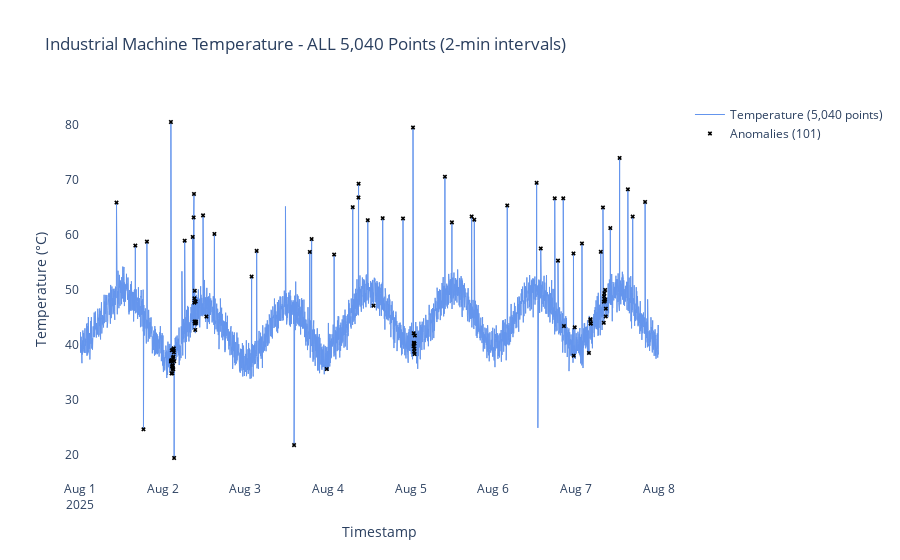
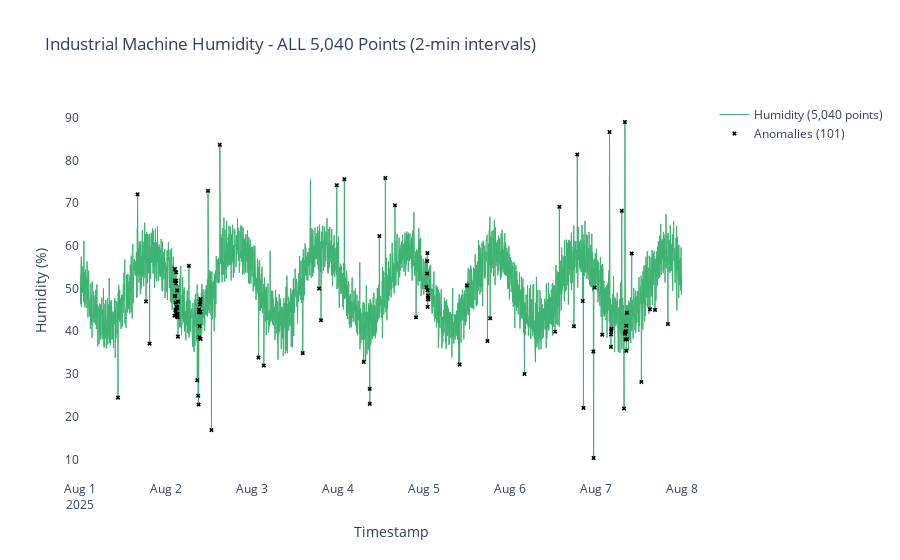

The cell these charts' notebook holds for them, in order:
### Markdown cell above
### 4. Visualize Anomalies

**What this does in simple words:**
- 📊 **Creates easy-to-read graphs** showing temperature and humidity over time
- ❌ **Marks problem spots** with red X's where the AI detected anomalies
- 🔍 **Makes it visual** so you can see patterns and problems at a glance
- 📅 **Shows the timeline** so you know exactly when problems occurred

**What you'll see:**
- **Blue line** = Machine temperature over 7 days
- **Green line** = Machine humidity over 7 days  
- **Black X marks** = "Alert! Something unusual happened here!"

**Think of it like:** A hospital heart monitor that shows your heartbeat as a line, but with red alerts when something abnormal is detected.

**Technical details:** This cell plots the temperature and humidity data over time. The anomalies detected by the Isolation Forest model in the previous step are highlighted with distinct markers on the plots. This provides a clear visual confirmation of the model's predictions and helps in understanding where the anomalous events occurred.

### Code cell
# PERFORMANCE TEST: Display ALL industrial machine data points
import plotly.graph_objects as go
import pandas as pd
import numpy as np
import time
from sklearn.preprocessing import StandardScaler
from sklearn.ensemble import IsolationForest

print("📊 PERFORMANCE TEST: Industrial Machine Data Visualization")
print("This will display all industrial machine monitoring data points")
print("Expected data: ~5,040 points over 7 days (2-minute intervals)")
print("\nLoading and processing data...")

# Load the industrial machine data directly
try:
    df_orig = pd.read_csv("industrial_machine_data.csv", keep_default_na=False, na_values=[""])
    df_orig['timestamp'] = pd.to_datetime(df_orig['timestamp'], errors='coerce')
    df_orig = df_orig.dropna(subset=['timestamp']).sort_values("timestamp").reset_index(drop=True)
    df_orig["temperature_C"] = pd.to_numeric(df_orig["temperature_C"], errors='coerce')
    df_orig["humidity_%"] = pd.to_numeric(df_orig["humidity_%"], errors='coerce')
    
    print(f"✅ Loaded {len(df_orig):,} data points from industrial_machine_data.csv")
    
    # Quick anomaly detection for visualization
    if len(df_orig) > 30:  # Ensure we have enough data
        WIN = 30
        df_temp = df_orig.copy()
        
        # Add basic rolling features
        for col in ["temperature_C", "humidity_%"]:
            r = df_temp[col].rolling(WIN)
            df_temp[f"{col}_mean_{WIN}"] = r.mean()
            df_temp[f"{col}_std_{WIN}"] = r.std()
            df_temp[f"{col}_z_{WIN}"] = (df_temp[col] - df_temp[f"{col}_mean_{WIN}"]) / (df_temp[f"{col}_std_{WIN}"] + 1e-6)
        
        # Get features and drop NaN rows
        df_feat = df_temp.dropna().reset_index(drop=True)
        feature_cols = [c for c in df_feat.columns if any(x in c for x in ["temperature_", "humidity_"]) and c not in ["temperature_C", "humidity_%"]]
        
        if len(feature_cols) > 0:
            X = df_feat[feature_cols].values
            scaler = StandardScaler()
            X_scaled = scaler.fit_transform(X)
            
            model = IsolationForest(n_estimators=100, contamination=0.02, random_state=42)
            model.fit(X_scaled)
            pred = model.predict(X_scaled)
            df_feat["anomaly"] = pred
            
            # Get anomalies
            anom_idx = df_feat.index[df_feat["anomaly"] == -1]
            anomaly_timestamps = df_feat.loc[anom_idx, "timestamp"]
            orig_anomalies = df_orig[df_orig["timestamp"].isin(anomaly_timestamps)]
            
            print(f"🎯 Detected {len(orig_anomalies)} anomalies in the data")
        else:
            orig_anomalies = pd.DataFrame()
            print("⚠️ Not enough features for anomaly detection, will show data only")
    else:
        orig_anomalies = pd.DataFrame()
        print("⚠️ Not enough data for anomaly detection, will show data only")
        
except Exception as e:
    print(f"❌ Error loading data: {e}")
    print("Make sure 'industrial_machine_data.csv' exists in the current directory")
    df_orig = None

# Check if data was loaded successfully
if df_orig is not None and len(df_orig) > 0:
    start_time = time.time()
    print(f"\n🕐 Starting to render ALL {len(df_orig):,} data points...")
    
    anom_idx = df_feat.index[df_feat["anomaly"] == -1]
    anomaly_timestamps = df_feat.loc[anom_idx, "timestamp"]
    orig_anomalies = df_orig[df_orig["timestamp"].isin(anomaly_timestamps)]
    
    # NO COMPRESSION - Use all original data points
    df_display_full = df_orig.copy()
    
    print(f"Rendering {len(df_display_full):,} temperature points + {len(orig_anomalies):,} anomalies...")
    
    # --- Temperature Plot with ALL points ---
    fig_temp_full = go.Figure()

    # Add ALL temperature data points
    fig_temp_full.add_trace(go.Scatter(
        x=df_display_full["timestamp"], 
        y=df_display_full["temperature_C"],
        mode='lines', 
        name=f'Temperature ({len(df_display_full):,} points)', 
        line=dict(color='cornflowerblue', width=1),
        hoverinfo='skip'  # Disable hover for performance
    ))

    # Show anomalies
    if len(orig_anomalies) > 0:
        fig_temp_full.add_trace(go.Scatter(
            x=orig_anomalies["timestamp"], 
            y=orig_anomalies["temperature_C"],
            mode='markers', 
            name=f'Anomalies ({len(orig_anomalies)})', 
            marker=dict(color='black', size=4, symbol='x'),
            hoverinfo='skip'  # Disable hover for performance
        ))

    fig_temp_full.update_layout(
        title_text=f"Industrial Machine Temperature - ALL {len(df_display_full):,} Points (2-min intervals)",
        xaxis_title="Timestamp", 
        yaxis_title="Temperature (°C)", 
        showlegend=True,
        plot_bgcolor='white'
    )
    
    # Disable all interactive features for better performance
    fig_temp_full.update_xaxes(rangeslider_visible=False, showspikes=False)
    fig_temp_full.update_yaxes(showspikes=False)
    
    print("🎨 Rendering temperature plot...")
    fig_temp_full.show()
    
    # Calculate and show runtime so far
    mid_time = time.time()
    temp_runtime = mid_time - start_time
    print(f"⏱️  Temperature plot rendered in: {temp_runtime:.1f} seconds ({temp_runtime/60:.1f} minutes)")
    
    # --- Humidity Plot with ALL points ---
    print(f"🎨 Rendering humidity plot with {len(df_display_full):,} points...")
    
    fig_hum_full = go.Figure()

    # Add ALL humidity data points
    fig_hum_full.add_trace(go.Scatter(
        x=df_display_full["timestamp"], 
        y=df_display_full["humidity_%"],
        mode='lines', 
        name=f'Humidity ({len(df_display_full):,} points)', 
        line=dict(color='mediumseagreen', width=1),
        hoverinfo='skip'  # Disable hover for performance
    ))

    # Show anomalies
    if len(orig_anomalies) > 0:
        fig_hum_full.add_trace(go.Scatter(
            x=orig_anomalies["timestamp"], 
            y=orig_anomalies["humidity_%"],
            mode='markers', 
            name=f'Anomalies ({len(orig_anomalies)})', 
            marker=dict(color='black', size=4, symbol='x'),
            hoverinfo='skip'  # Disable hover for performance
        ))

    fig_hum_full.update_layout(
        title_text=f"Industrial Machine Humidity - ALL {len(df_display_full):,} Points (2-min intervals)",
        xaxis_title="Timestamp", 
        yaxis_title="Humidity (%)", 
        showlegend=True,
        plot_bgcolor='white'
    )
    
    # Disable all interactive features for better performance
    fig_hum_full.update_xaxes(rangeslider_visible=False, showspikes=False)
    fig_hum_full.update_yaxes(showspikes=False)
    
    fig_hum_full.show()
    
    # Calculate total runtime
    end_time = time.time()
    total_runtime = end_time - start_time
    humidity_runtime = end_time - mid_time
    
    print(f"\n🏁 INDUSTRIAL MACHINE VISUALIZATION RESULTS:")
    print(f"Temperature plot: {temp_runtime:.1f} seconds")
    print(f"Humidity plot: {humidity_runtime:.1f} seconds")
    print(f"TOTAL RUNTIME: {total_runtime:.1f} seconds")
    print(f"Data points rendered: {len(df_display_full):,} (7 days, 2-min intervals)")
    print(f"Anomalies rendered: {len(orig_anomalies):,}")
    print(f"\n🏭 Industrial Machine Monitoring Performance:")
    print(f"Data frequency: Every 2 minutes (optimal for industrial monitoring)")
    print(f"Visualization time: {total_runtime:.1f}s (excellent for {len(df_display_full):,} points)")
    if len(orig_anomalies) > 0:
        anomaly_rate = (len(orig_anomalies) / len(df_display_full)) * 100
        print(f"Anomaly detection rate: {anomaly_rate:.2f}% of data points")
else:
    print("❌ No data to visualize. Please ensure:")
    print("   1. Run the data loading cell first, OR")
    print("   2. Make sure 'industrial_machine_data.csv' exists in the current directory")
    print("   3. Check that the previous cells have been executed successfully")

### Figure 1 — Plotly figure (JSON) as saved in the notebook; plotly's stock layout.template omitted (floating-point values rounded to 4 significant figures; data arrays with more than 128 entries replaced by an {"elided": "..."} marker saying what was removed)
{"data": [{"hoverinfo": "skip", "line": {"color": "cornflowerblue", "width": 1}, "mode": "lines", "name": "Temperature (5,040 points)", "type": "scatter", "x": {"elided": "5040 str values"}, "y": {"elided": "5040 float values"}}, {"hoverinfo": "skip", "marker": {"color": "black", "size": 4, "symbol": "x"}, "mode": "markers", "name": "Anomalies (101)", "type": "scatter", "x": ["2025-08-01T10:36:00", "2025-08-01T16:04:00", "2025-08-01T18:26:00", "2025-08-01T19:26:00", "2025-08-02T02:24:00", "2025-08-02T02:26:00", "2025-08-02T02:28:00", "2025-08-02T02:30:00", "2025-08-02T02:34:00", "2025-08-02T02:36:00", "2025-08-02T02:40:00", "2025-08-02T02:44:00", "2025-08-02T02:48:00", "2025-08-02T02:50:00", "2025-08-02T02:52:00", "2025-08-02T02:56:00", "2025-08-02T03:00:00", "2025-08-02T03:02:00", "2025-08-02T03:06:00", "2025-08-02T03:08:00", "2025-08-02T03:14:00", "2025-08-02T03:16:00", "2025-08-02T03:20:00", "2025-08-02T03:22:00", "2025-08-02T06:24:00", "2025-08-02T08:44:00", "2025-08-02T09:00:00", "2025-08-02T09:06:00", "2025-08-02T09:12:00", "2025-08-02T09:14:00", "2025-08-02T09:16:00", "2025-08-02T09:20:00", "2025-08-02T09:22:00", "2025-08-02T09:28:00", "2025-08-02T09:34:00", "2025-08-02T09:36:00", "2025-08-02T09:38:00", "2025-08-02T09:40:00", "2025-08-02T11:44:00", "2025-08-02T12:42:00", "2025-08-02T15:02:00", "2025-08-03T01:50:00", "2025-08-03T03:18:00", "2025-08-03T14:10:00", "2025-08-03T18:44:00", "2025-08-03T19:16:00", "2025-08-03T23:40:00", "2025-08-04T01:48:00", "2025-08-04T07:12:00", "2025-08-04T08:52:00", "2025-08-04T08:54:00", "2025-08-04T11:34:00", "2025-08-04T13:14:00", "2025-08-04T15:54:00", "2025-08-04T21:48:00", "2025-08-05T00:42:00", "2025-08-05T00:52:00", "2025-08-05T00:54:00", "2025-08-05T00:58:00", "2025-08-05T01:00:00", "2025-08-05T01:02:00", "2025-08-05T01:06:00", "2025-08-05T01:08:00", "2025-08-05T01:10:00", "2025-08-05T01:14:00", "2025-08-05T09:58:00", "2025-08-05T12:00:00", "2025-08-05T17:44:00", "2025-08-05T18:30:00", "2025-08-06T04:04:00", "2025-08-06T12:36:00", "2025-08-06T13:48:00", "2025-08-06T17:52:00", "2025-08-06T18:48:00", "2025-08-06T20:20:00", "2025-08-06T20:32:00", "2025-08-06T23:18:00", "2025-08-06T23:22:00", "2025-08-06T23:40:00", "2025-08-07T01:46:00", "2025-08-07T03:48:00", "2025-08-07T04:12:00", "2025-08-07T04:14:00", "2025-08-07T04:18:00", "2025-08-07T04:20:00", "2025-08-07T07:14:00", "2025-08-07T07:52:00", "2025-08-07T08:06:00", "2025-08-07T08:08:00", "2025-08-07T08:12:00", "2025-08-07T08:16:00", "2025-08-07T08:24:00", "2025-08-07T08:28:00", "2025-08-07T08:30:00", "2025-08-07T08:40:00", "2025-08-07T08:42:00", "2025-08-07T10:00:00", "2025-08-07T12:42:00", "2025-08-07T15:06:00", "2025-08-07T16:30:00", "2025-08-07T20:06:00"], "y": [65.87, 58.05, 24.65, 58.76, 80.5, 36.99, 37.08, 37.18, 34.82, 37.22, 39.01, 36.08, 34.83, 35.64, 36.31, 36.28, 37.62, 39.14, 35.58, 37.85, 39.36, 38.64, 19.44, 37.04, 58.93, 59.61, 63.16, 67.42, 47.66, 48.46, 44.23, 49.83, 43.88, 42.71, 44.19, 47.88, 43.97, 44.21, 63.53, 45.15, 60.15, 52.41, 57.08, 21.78, 56.88, 59.23, 35.61, 56.42, 65.01, 66.78, 69.28, 62.66, 47.11, 63.02, 62.97, 79.5, 39.76, 42.13, 40.39, 40.29, 38.76, 39.32, 40.24, 38.33, 41.7, 70.56, 62.26, 63.34, 62.74, 65.34, 69.45, 57.52, 66.63, 55.31, 66.64, 43.42, 56.61, 38.04, 43.18, 58.44, 38.53, 44.51, 44.66, 43.84, 43.91, 56.91, 64.97, 44.0, 47.84, 48.8, 49.38, 47.98, 48.24, 49.99, 45.16, 46.58, 61.23, 73.96, 68.27, 63.31, 65.97]}], "layout": {"plot_bgcolor": "white", "showlegend": true, "title": {"text": "Industrial Machine Temperature - ALL 5,040 Points (2-min intervals)"}, "xaxis": {"rangeslider": {"visible": false}, "showspikes": false, "title": {"text": "Timestamp"}}, "yaxis": {"showspikes": false, "title": {"text": "Temperature (°C)"}}}}

### Figure 2 — Plotly figure (JSON) as saved in the notebook; plotly's stock layout.template omitted (floating-point values rounded to 4 significant figures; data arrays with more than 128 entries replaced by an {"elided": "..."} marker saying what was removed)
{"data": [{"hoverinfo": "skip", "line": {"color": "mediumseagreen", "width": 1}, "mode": "lines", "name": "Humidity (5,040 points)", "type": "scatter", "x": {"elided": "5040 str values"}, "y": {"elided": "5040 float values"}}, {"hoverinfo": "skip", "marker": {"color": "black", "size": 4, "symbol": "x"}, "mode": "markers", "name": "Anomalies (101)", "type": "scatter", "x": ["2025-08-01T10:36:00", "2025-08-01T16:04:00", "2025-08-01T18:26:00", "2025-08-01T19:26:00", "2025-08-02T02:24:00", "2025-08-02T02:26:00", "2025-08-02T02:28:00", "2025-08-02T02:30:00", "2025-08-02T02:34:00", "2025-08-02T02:36:00", "2025-08-02T02:40:00", "2025-08-02T02:44:00", "2025-08-02T02:48:00", "2025-08-02T02:50:00", "2025-08-02T02:52:00", "2025-08-02T02:56:00", "2025-08-02T03:00:00", "2025-08-02T03:02:00", "2025-08-02T03:06:00", "2025-08-02T03:08:00", "2025-08-02T03:14:00", "2025-08-02T03:16:00", "2025-08-02T03:20:00", "2025-08-02T03:22:00", "2025-08-02T06:24:00", "2025-08-02T08:44:00", "2025-08-02T09:00:00", "2025-08-02T09:06:00", "2025-08-02T09:12:00", "2025-08-02T09:14:00", "2025-08-02T09:16:00", "2025-08-02T09:20:00", "2025-08-02T09:22:00", "2025-08-02T09:28:00", "2025-08-02T09:34:00", "2025-08-02T09:36:00", "2025-08-02T09:38:00", "2025-08-02T09:40:00", "2025-08-02T11:44:00", "2025-08-02T12:42:00", "2025-08-02T15:02:00", "2025-08-03T01:50:00", "2025-08-03T03:18:00", "2025-08-03T14:10:00", "2025-08-03T18:44:00", "2025-08-03T19:16:00", "2025-08-03T23:40:00", "2025-08-04T01:48:00", "2025-08-04T07:12:00", "2025-08-04T08:52:00", "2025-08-04T08:54:00", "2025-08-04T11:34:00", "2025-08-04T13:14:00", "2025-08-04T15:54:00", "2025-08-04T21:48:00", "2025-08-05T00:42:00", "2025-08-05T00:52:00", "2025-08-05T00:54:00", "2025-08-05T00:58:00", "2025-08-05T01:00:00", "2025-08-05T01:02:00", "2025-08-05T01:06:00", "2025-08-05T01:08:00", "2025-08-05T01:10:00", "2025-08-05T01:14:00", "2025-08-05T09:58:00", "2025-08-05T12:00:00", "2025-08-05T17:44:00", "2025-08-05T18:30:00", "2025-08-06T04:04:00", "2025-08-06T12:36:00", "2025-08-06T13:48:00", "2025-08-06T17:52:00", "2025-08-06T18:48:00", "2025-08-06T20:20:00", "2025-08-06T20:32:00", "2025-08-06T23:18:00", "2025-08-06T23:22:00", "2025-08-06T23:40:00", "2025-08-07T01:46:00", "2025-08-07T03:48:00", "2025-08-07T04:12:00", "2025-08-07T04:14:00", "2025-08-07T04:18:00", "2025-08-07T04:20:00", "2025-08-07T07:14:00", "2025-08-07T07:52:00", "2025-08-07T08:06:00", "2025-08-07T08:08:00", "2025-08-07T08:12:00", "2025-08-07T08:16:00", "2025-08-07T08:24:00", "2025-08-07T08:28:00", "2025-08-07T08:30:00", "2025-08-07T08:40:00", "2025-08-07T08:42:00", "2025-08-07T10:00:00", "2025-08-07T12:42:00", "2025-08-07T15:06:00", "2025-08-07T16:30:00", "2025-08-07T20:06:00"], "y": [24.46, 72.06, 46.99, 37.1, 43.64, 48.21, 51.81, 54.57, 48.23, 44.95, 46.72, 44.69, 51.18, 53.8, 51.85, 44.03, 45.72, 43.43, 49.55, 45.4, 44.12, 43.28, 38.74, 46.91, 55.32, 28.53, 24.92, 22.83, 44.61, 45.09, 44.37, 38.57, 41.18, 46.22, 46.88, 47.54, 44.51, 38.21, 72.88, 16.88, 83.64, 33.85, 31.96, 34.88, 50.0, 42.59, 74.19, 75.6, 32.83, 26.52, 23.0, 62.27, 75.88, 69.48, 43.27, 50.34, 53.51, 56.44, 58.3, 49.61, 45.7, 48.37, 47.49, 47.9, 47.51, 32.2, 50.69, 37.71, 43.02, 30.0, 39.9, 69.13, 41.15, 81.37, 47.07, 22.06, 35.26, 10.33, 50.22, 39.2, 86.64, 36.34, 39.24, 40.09, 40.56, 68.2, 21.9, 88.98, 39.4, 39.77, 38.08, 40.02, 41.29, 35.41, 44.32, 38.12, 58.21, 28.14, 45.14, 44.98, 41.69]}], "layout": {"plot_bgcolor": "white", "showlegend": true, "title": {"text": "Industrial Machine Humidity - ALL 5,040 Points (2-min intervals)"}, "xaxis": {"rangeslider": {"visible": false}, "showspikes": false, "title": {"text": "Timestamp"}}, "yaxis": {"showspikes": false, "title": {"text": "Humidity (%)"}}}}
